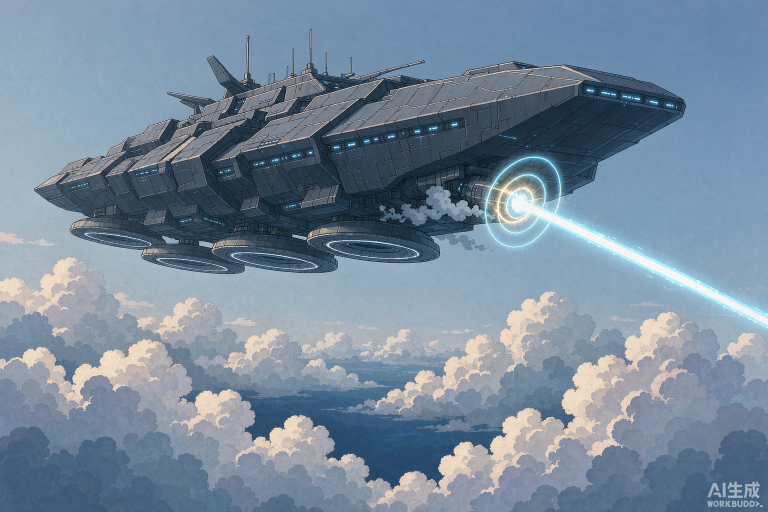
#> input picture art_src/2026-10-24_启示者卡图/raw/Japanese_anime_film_key_visual_2026-10-24T09-53-11.png, 1536 x 1024 px, given in place of 9242_普罗诺亚之影_v2.png, which was not available (shown at 1/2 size)
$ python _pad_9242.py
#> lines starting #> are read from the running program, lines starting #| are printed output that depends on the picture; after the words box and inside, x2 and y2 are one past the last pixel; in counts of white or black regions, pixels touching at a corner belong together
# -*- coding: utf-8 -*-
"""9242 普罗诺亚之影：v2 头顶几乎贴上边缘，448x403 裁窗只用更紧一点就会削头。

店长 2026-11-11 提醒「感觉很容易被裁掉脑袋，要小心使用」。
按纪律 G 用确定性画布延展兜底：成图等比缩到 84% 居中贴回 1254 方图，
底图 = 同图高斯模糊 + 压暗，边缘羽化过渡。
裁切仍走标准 cardart_prep.py，448x403 裁窗一笔不动，画风不改。
"""
import os
from PIL import Image, ImageFilter, ImageDraw, ImageEnhance

D = os.path.dirname(os.path.abspath(__file__))
RAW = os.path.join(D, "raw")
SCALE = 0.84
FEATHER = 24

cid, name = 9242, "普罗诺亚之影"
src = os.path.join(RAW, "%d_%s_v2.png" % (cid, name))
dst = os.path.join(RAW, "%d_%s_v3.png" % (cid, name))
im = Image.open(src).convert("RGB")
#> im is the input picture: PIL image 1536x1024 RGB; mean R, G, B 119.3, 137.7, 156.1
S = im.width
#> S = 1536
w = int(S * SCALE)
#> w = 1290
off = (S - w) // 2
#> off = 123

small = im.resize((w, w), Image.LANCZOS)
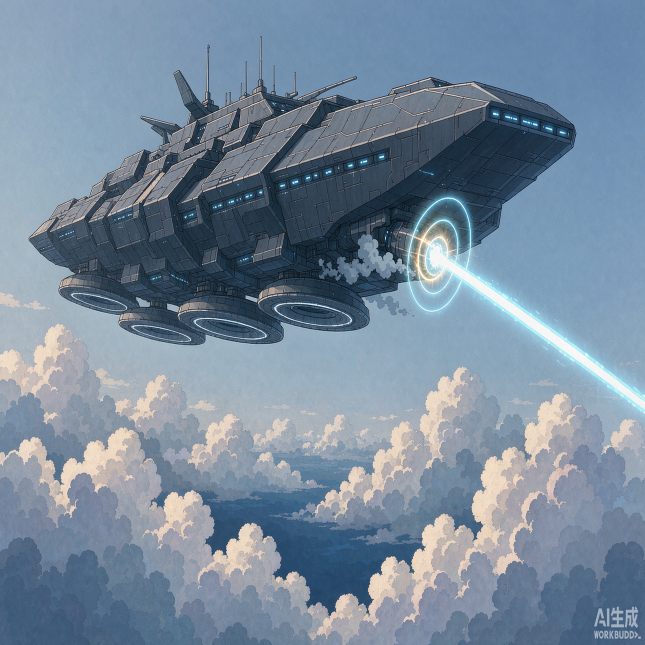
#> small: PIL image 1290x1290 RGB (shown at 1/2 size); mean R, G, B 119.3, 137.7, 156.1
bg = ImageEnhance.Brightness(im.filter(ImageFilter.GaussianBlur(30))).enhance(0.80)
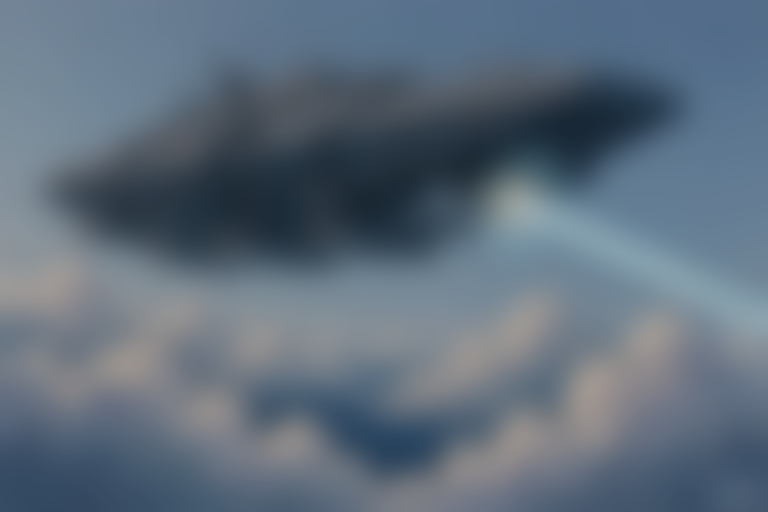
#> bg: PIL image 1536x1024 RGB (shown at 1/2 size); mean R, G, B 95, 109.7, 124.5
mask = Image.new("L", (w, w), 0)
#> mask: PIL image 1290x1290 L; every value is 0
ImageDraw.Draw(mask).rectangle([FEATHER, FEATHER, w - FEATHER, w - FEATHER], fill=255)
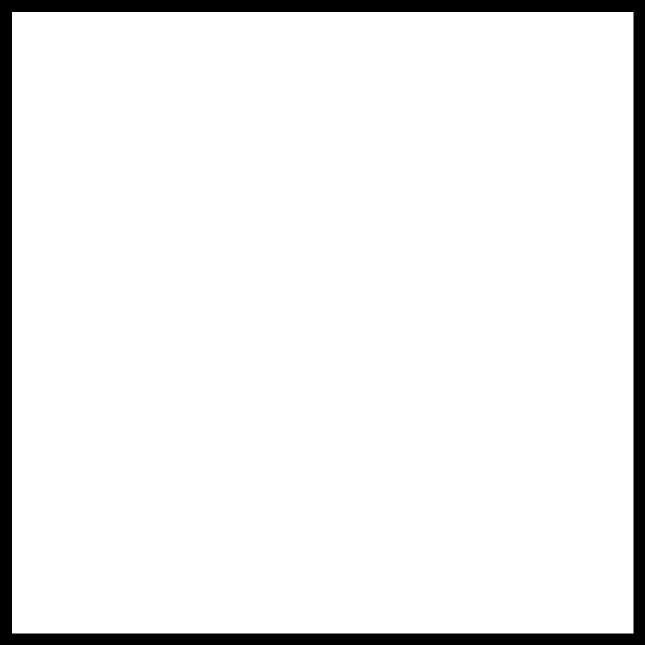
#> mask: PIL image 1290x1290 L (shown at 1/2 size); 92.8% white; 1 black region, box (x1, y1, x2, y2) and area: (0, 0, 1290, 1290) 119051
mask = mask.filter(ImageFilter.GaussianBlur(FEATHER // 2))
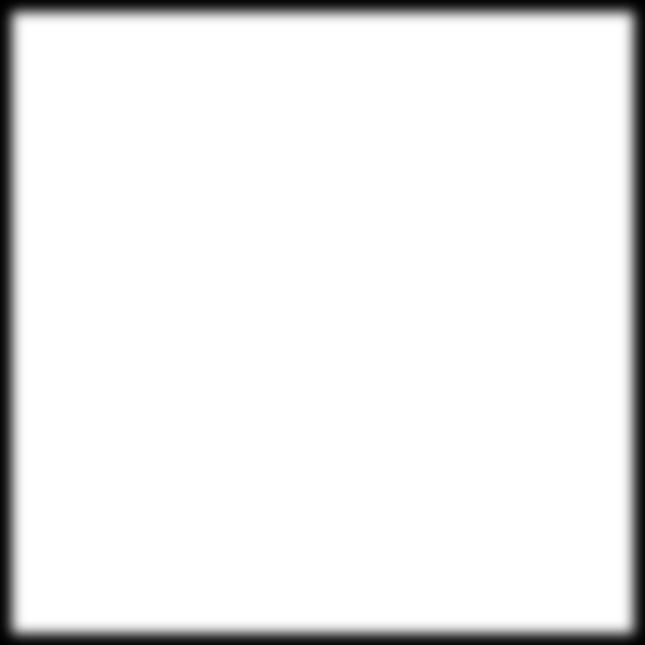
#> mask: PIL image 1290x1290 L (shown at 1/2 size); min 0, max 255, mean 236.7
canvas = bg.copy()
canvas.paste(small, (off, off), mask)
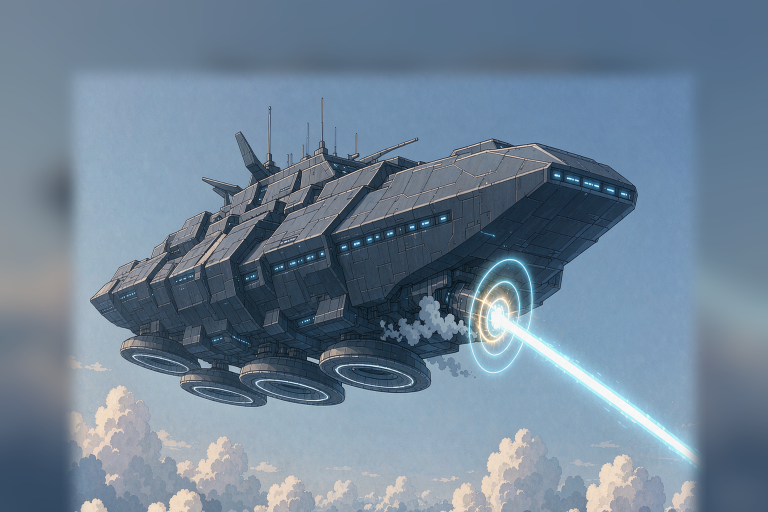
#> canvas: PIL image 1536x1024 RGB (shown at 1/2 size); mean R, G, B 111, 130.9, 149.7
canvas.save(dst)
print("%d %s -> %s  (%d -> %d, 每边留 %dpx)" % (
    cid, name, os.path.basename(dst), S, w, off))
#| 9242 普罗诺亚之影 -> 9242_普罗诺亚之影_v3.png  (1536 -> 1290, 每边留 123px)

$ run again, on art_src/2026-10-24_启示者卡图/raw/Same_futuristic_sky_battleship_2026-10-24T09-54-43.png
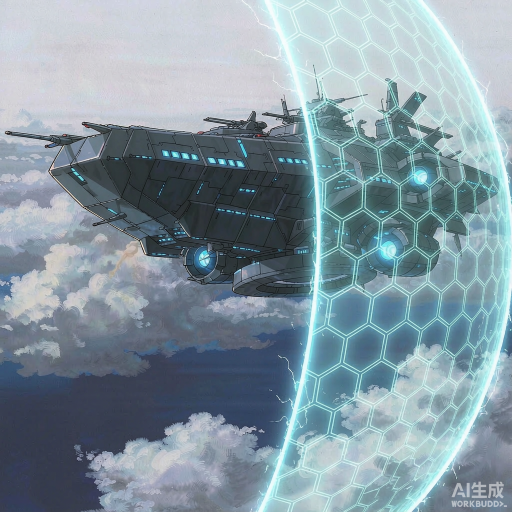
#> input picture art_src/2026-10-24_启示者卡图/raw/Same_futuristic_sky_battleship_2026-10-24T09-54-43.png, 1024 x 1024 px, given in place of 9242_普罗诺亚之影_v2.png, which was not available (shown at 1/2 size)
#> im is the input picture: PIL image 1024x1024 RGB; mean R, G, B 132.2, 151.1, 161.3
#> `ImageDraw.Draw(mask).rectangle([FEATHER, FEATHER, w - FEATHER, w - FEA..`:
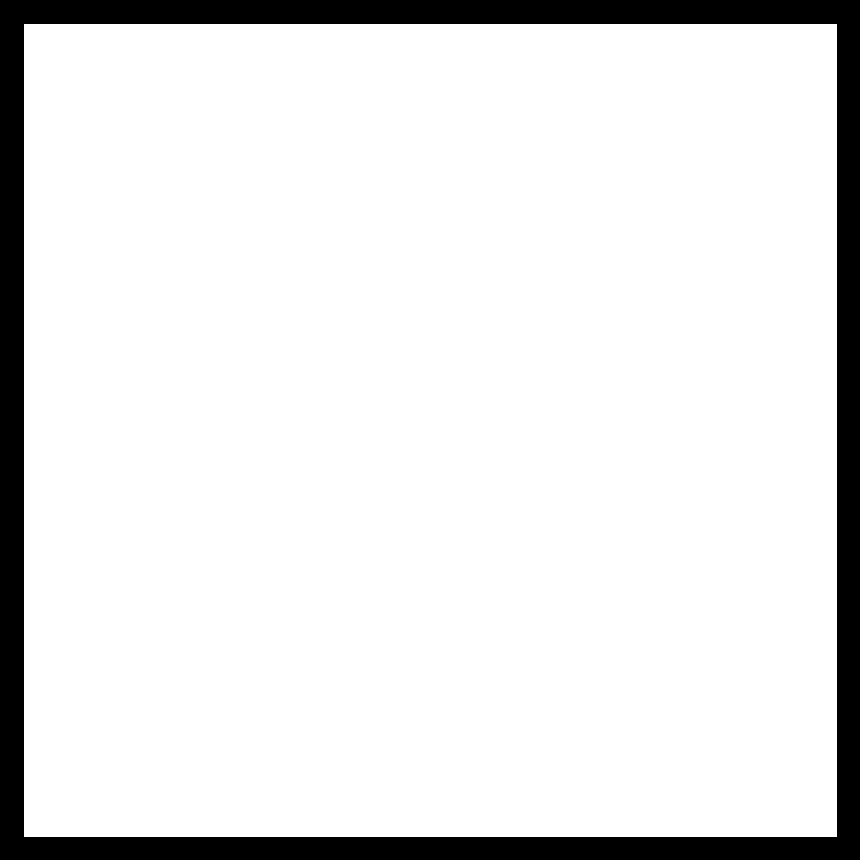
#> mask: PIL image 860x860 L; 89.4% white; 1 black region, box (x1, y1, x2, y2) and area: (0, 0, 860, 860) 78631
#> `canvas.paste(small, (off, off), mask)`:
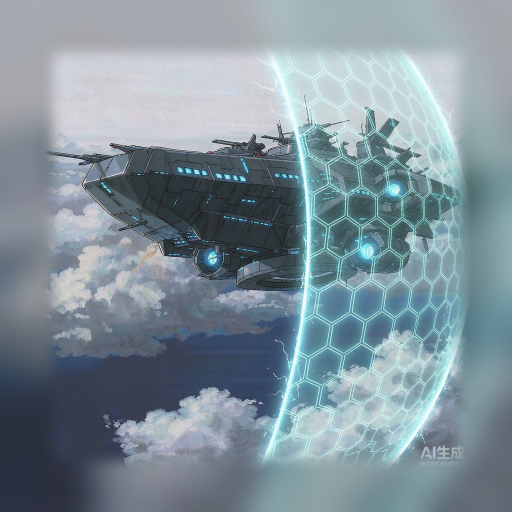
#> canvas: PIL image 1024x1024 RGB (shown at 1/2 size); mean R, G, B 128.1, 145, 154.4
#| 9242 普罗诺亚之影 -> 9242_普罗诺亚之影_v3.png  (1024 -> 860, 每边留 82px)
